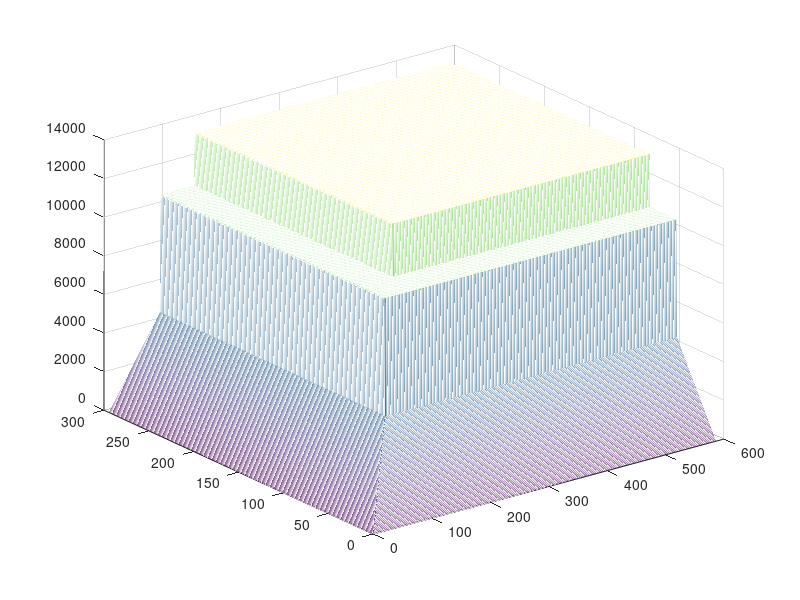
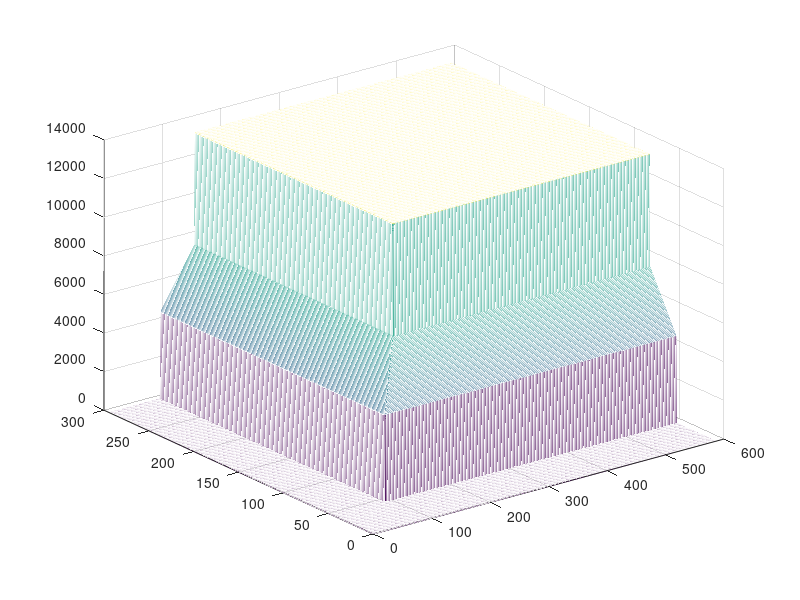

Write the MATLAB code that produced these figures, in order. (Note: this script raises an error after producing the figures.)
clc; close all; clear;
face = 10000; r = 0.005; sig1 = 0.5191; sig2 = 0.4851;
rho = 0.7463; q1 = 0; q2 = 0; E1 = 195.03; E2 = 97.93;
L1 = E1*3; L2 = E2*3; Nx1 = ceil(L1); Nx2 = ceil(L2);
Nx = max(Nx1, Nx2); h = 1/Nx; h2 = h^2;
x1 = linspace(0.5*h, L1 -0.5*h, Nx);
x2 = linspace(0.5*h, L2 -0.5*h, Nx);
oneyear = 300; T = 3; dt = 1/oneyear; Nt = round(T/dt);

R = [0.75 0.8 0.85 0.85 0.85 0.85];
step = [round(Nt/6) round(2*Nt/6) round(3*Nt/6) round(4*Nt/6) round(5*Nt/6) Nt+2];
coupon = cumsum(0.055*ones(6,1)); coupon = sort(coupon,'descend');
dummy = coupon(end); kib = 0.45;

u = face*(1 +coupon(1))*ones(Nx,Nx); ku = u;
for i = 1:Nx
    for j = 1:Nx
        wp = min(x1(i)/E1,x2(j)/E2);
        if wp < kib
            u(i,j) = face*wp;
            ku(i,j) = u(i);
        elseif wp < R(1)
            u(i,j) = face*(1+ dummy);
            ku(i,j) = face*wp;
        end
    end
end
nu = u; nku = ku;
% plot initial condition
figure(1);
mesh(x1,x2,u);
figure(2);
mesh(x1,x2,ku);

main1 = zeros(1,Nx); sub1 = zeros(1,Nx); sup1 = zeros(1,Nx);
main2 = zeros(1,Nx); sub2 = zeros(1,Nx); sup2 = zeros(1,Nx);
b1 = zeros(1,Nx); b2 = zeros(1,Nx);
for i = 1:Nx
    main1(i) = 1/dt +0.5*r + sig1^2*x1(i)^2/h2;
    sub1(i) = -0.5*sig1^2*x1(i)^2/h2 +0.5*r*x1(i)/h;
    sup1(i) = -0.5*sig1^2*x1(i)^2/h2 -0.5*r*x1(i)/h;
end
main1(1) = main1(1) -sub1(1);
main1(Nx) = main1(Nx) +2*sup1(Nx);
sub1(Nx) = sub1(Nx) -sup1(Nx);

for i =1:Nx
    main2(i) = 1/dt +0.5*r + sig2^2*x2(i)^2/h2;
    sub2(i) = -0.5*sig2^2*x2(i)^2/h2 +0.5*r*x2(i)/h;
    sup2(i) = -0.5*sig2^2*x2(i)^2/h2 -0.5*r*x2(i)/h;
end
main2(1) = main2(1) -sub1(1);
main2(Nx) = main2(Nx) +2*sup1(Nx);
sub2(Nx) = sub2(Nx) -sup2(Nx);

tag = 1;
for n = 1:Nt
    if n == step(tag)
        s1 = min(find(x1 > E1*R(tag+1)));
        s2 = min(find(x2 > E2*R(tag+1)));
        u(s1:end,s2:end) = face*(1+coupon(tag+1));
        ku(s1:end,s2:end) = face*(1+coupon(tag+1));
        tag = tag+1;
    end
% % % %     u calculate
    %%%% step1
    for i =2:Nx-1
        b1(i) = u(i,1)/dt +0.5*rho*x1(i)*x2(1)*sig1*sig2*...
            (u(i+1,1+1) +u(i+1,1) -u(i-1,1+1) -u(i-1,1));
    end
    b1(1) = u(1,1)/dt +0.5*rho*x1(1)*x2(1)*sig1*sig2*...
        (u(1+1,1+1) +u(1+1,1) +u(1,1+1) +u(1,1));
    b1(Nx) = u(Nx,1)/dt +0.5*rho*x1(Nx)*x2(1)*sig1*sig2*...
        (2*u(Nx,1+1) -u(Nx-1,1+1) -(-2*u(Nx,1) +u(Nx-1,1)) -u(Nx-1,1+1) -u(Nx-1,1));
    nu(:,1) = thomas(sub1,main1,sup1,b1);
 
    for j = 2:Nx-1
        for i =2:Nx-1
            b1(i) = u(i,j)/dt +0.5*rho*x1(i)*x2(j)*sig1*sig2*...
                (u(i+1,j+1) -u(i+1,j-1) -u(i-1,j+1) +u(i-1,j-1));
        end
        b1(1) = u(1,j)/dt +0.5*rho*x1(1)*x2(j)*sig1*sig2*...
            (u(1+1,j+1) -u(1+1,j-1) +u(1,j+1) -u(1,j-1));
        b1(Nx) = u(Nx,j)/dt +0.5*rho*x1(Nx)*x2(j)*sig1*sig2*...
            (2*u(Nx,j+1) -u(Nx-1,j+1) -(2*u(Nx,j-1) -u(Nx-1,j-1)) -u(Nx-1,j+1) +u(Nx-1,j-1));
        nu(:,j) = thomas(sub1,main1,sup1,b1);
    end
    
    for i =2:Nx-1
        b1(i) = u(i,Nx)/dt +0.5*rho*x1(i)*x2(Nx)*sig1*sig2*...
            (2*u(i+1,Nx) -u(i+1,Nx-1) -u(i+1,Nx) -(2*u(i-1,Nx) -u(i-1,Nx)) +u(i-1,Nx-1));
    end
    b1(1) = u(1,Nx)/dt +0.5*rho*x1(1)*x2(Nx)*sig1*sig2*...
        (2*u(1+1,Nx) -u(1+1,Nx-1) -u(1+1,Nx) -(-2*u(1,Nx) +u(1,Nx)) -u(1,Nx-1));
    b1(Nx) = u(Nx,Nx)/dt +0.5*rho*x1(Nx)*x2(Nx)*sig1*sig2*...
        ((4*u(Nx,Nx) -2*u(Nx-1,Nx) -2*u(Nx,Nx-1) + u(Nx-1,Nx-1))-(2*u(Nx,Nx-1) -u(Nx-1,Nx-1)) -(2*u(Nx-1,Nx) -u(Nx-1,Nx-1)) +u(Nx-1,Nx-1));
    nu(:,Nx) = thomas(sub1,main1,sup1,b1);
    
    %%%% step2 
    for j =2:Nx-1
        b2(j) = nu(1,j)/dt +0.5*rho*x1(1)*x2(j)*sig1*sig2*...
            (nu(1+1,j+1) -nu(1+1,j-1) +nu(1,j+1) -nu(1,j-1));
    end
    b2(1) = nu(1,1)/dt +0.5*rho*x1(1)*x2(1)*sig1*sig2*...
        (nu(1+1,1+1) +nu(1+1,1) +nu(1,1+1) +nu(1,1));
    b2(Nx) = nu(1,Nx)/dt +0.5*rho*x1(1)*x2(Nx)*sig1*sig2*...
        (2*nu(1+1,Nx) -nu(1+1,Nx-1) -nu(1+1,Nx-1) -(-2*nu(1,Nx) +nu(1,Nx-1)) -nu(1,Nx-1));
    u(1,:) = thomas(sub2,main2,sup2,b2);
 
    for i = 2:Nx-1
        for j =2:Nx-1
            b2(j) = nu(i,j)/dt +0.5*rho*x1(i)*x2(j)*sig1*sig2*...
                (nu(i+1,j+1) -nu(i+1,j-1) -nu(i-1,j+1) +nu(i-1,j-1));
        end
        b2(1) = nu(i,1)/dt +0.5*rho*x1(i)*x2(1)*sig1*sig2*...
            (nu(i+1,1+1) +nu(i+1,1) -nu(i-1,1+1) -nu(i-1,1));
        b2(Nx) = nu(i,Nx)/dt +0.5*rho*x1(i)*x2(Nx)*sig1*sig2*...
            ((2*nu(i+1,Nx) -nu(i+1,Nx)) -nu(i+1,Nx-1) -(2*nu(i-1,Nx) -nu(i-1,Nx-1)) +nu(i-1,Nx-1));
        u(i,:) = thomas(sub2,main2,sup2,b2);
    end
    
    for j =2:Nx-1
        b2(j) = nu(Nx,j)/dt +0.5*rho*x1(Nx)*x2(j)*sig1*sig2*...
            (2*nu(Nx,j+1) -nu(Nx-1,j+1) -(2*nu(Nx,j-1) -nu(Nx,j-1)) -nu(Nx-1,j+1) +nu(Nx-1,j-1));
    end
    b2(1) = nu(Nx,1)/dt +0.5*rho*x1(Nx)*x2(1)*sig1*sig2*...
        (2*nu(Nx,1+1) -nu(Nx-1,1+1) -(-2*nu(Nx,1) +nu(Nx,1)) -nu(Nx-1,1+1) -nu(Nx-1,1));
    b2(Nx) = nu(Nx,Nx)/dt +0.5*rho*x1(Nx)*x2(Nx)*sig1*sig2*...
        (4*nu(Nx,Nx) -2*nu(Nx-1,Nx) -2*nu(Nx,Nx-1) +nu(Nx-1,Nx-1) -(2*nu(Nx,Nx-1) -nu(Nx-1,Nx-1)) -(2*nu(Nx-1,Nx) -nu(Nx-1,Nx-1)) +nu(Nx-1,Nx-1));
    u(Nx,:) = thomas(sub2,main2,sup2,b2);
    
    % % % %     ku calculate
    %%%% step1
    for i =2:Nx-1
        b1(i) = ku(i,1)/dt +0.5*rho*x1(i)*x2(1)*sig1*sig2*...
            (ku(i+1,1+1) +ku(i+1,1) -ku(i-1,1+1) -ku(i-1,1));
    end
    b1(1) = ku(1,1)/dt +0.5*rho*x1(1)*x2(1)*sig1*sig2*...
        (ku(1+1,1+1) +ku(1+1,1) +ku(1,1+1) +ku(1,1));
    b1(Nx) = ku(Nx,1)/dt +0.5*rho*x1(Nx)*x2(1)*sig1*sig2*...
        (2*ku(Nx,1+1) -ku(Nx-1,1+1) -(-2*ku(Nx,1) +ku(Nx-1,1)) -ku(Nx-1,1+1) -ku(Nx-1,1));
    nku(:,1) = thomas(sub1,main1,sup1,b1);
 
    for j = 2:Nx-1
        for i =2:Nx-1
            b1(i) = ku(i,j)/dt +0.5*rho*x1(i)*x2(j)*sig1*sig2*...
                (ku(i+1,j+1) -ku(i+1,j-1) -ku(i-1,j+1) +ku(i-1,j-1));
        end
        b1(1) = ku(1,j)/dt +0.5*rho*x1(1)*x2(j)*sig1*sig2*...
            (ku(1+1,j+1) -ku(1+1,j-1) +ku(1,j+1) -ku(1,j-1));
        b1(Nx) = ku(Nx,j)/dt +0.5*rho*x1(Nx)*x2(j)*sig1*sig2*...
            (2*ku(Nx,j+1) -ku(Nx-1,j+1) -(2*ku(Nx,j-1) -ku(Nx-1,j-1)) -ku(Nx-1,j+1) +ku(Nx-1,j-1));
        nku(:,j) = thomas(sub1,main1,sup1,b1);
    end
    
    for i =2:Nx-1
        b1(i) = ku(i,Nx)/dt +0.5*rho*x1(i)*x2(Nx)*sig1*sig2*...
            (2*ku(i+1,Nx) -ku(i+1,Nx-1) -ku(i+1,Nx) -(2*ku(i-1,Nx) -ku(i-1,Nx)) +ku(i-1,Nx-1));
    end
    b1(1) = ku(1,Nx)/dt +0.5*rho*x1(1)*x2(Nx)*sig1*sig2*...
        (2*ku(1+1,Nx) -ku(1+1,Nx-1) -ku(1+1,Nx) -(-2*ku(1,Nx) +ku(1,Nx)) -ku(1,Nx-1));
    b1(Nx) = ku(Nx,Nx)/dt +0.5*rho*x1(Nx)*x2(Nx)*sig1*sig2*...
        ((4*ku(Nx,Nx) -2*ku(Nx-1,Nx) -2*ku(Nx,Nx-1) + ku(Nx-1,Nx-1))-(2*ku(Nx,Nx-1) -ku(Nx-1,Nx-1)) -(2*ku(Nx-1,Nx) -ku(Nx-1,Nx-1)) +ku(Nx-1,Nx-1));
    nku(:,Nx) = thomas(sub1,main1,sup1,b1);
    
    %%%% step2 
    for j =2:Nx-1
        b2(j) = nku(1,j)/dt +0.5*rho*x1(1)*x2(j)*sig1*sig2*...
            (nku(1+1,j+1) -nku(1+1,j-1) +nku(1,j+1) -nku(1,j-1));
    end
    b2(1) = nku(1,1)/dt +0.5*rho*x1(1)*x2(1)*sig1*sig2*...
        (nku(1+1,1+1) +nku(1+1,1) +nku(1,1+1) +nku(1,1));
    b2(Nx) = nku(1,Nx)/dt +0.5*rho*x1(1)*x2(Nx)*sig1*sig2*...
        (2*nku(1+1,Nx) -nku(1+1,Nx-1) -nku(1+1,Nx-1) -(-2*nku(1,Nx) +nku(1,Nx-1)) -nku(1,Nx-1));
    ku(1,:) = thomas(sub2,main2,sup2,b2);
 
    for i = 2:Nx-1
        for j =2:Nx-1
            b2(j) = nku(i,j)/dt +0.5*rho*x1(i)*x2(j)*sig1*sig2*...
                (nku(i+1,j+1) -nku(i+1,j-1) -nku(i-1,j+1) +nku(i-1,j-1));
        end
        b2(1) = nku(i,1)/dt +0.5*rho*x1(i)*x2(1)*sig1*sig2*...
            (nku(i+1,1+1) +nku(i+1,1) -nku(i-1,1+1) -nku(i-1,1));
        b2(Nx) = nku(i,Nx)/dt +0.5*rho*x1(i)*x2(Nx)*sig1*sig2*...
            ((2*nku(i+1,Nx) -nku(i+1,Nx)) -nku(i+1,Nx-1) -(2*nku(i-1,Nx) -nku(i-1,Nx-1)) +nku(i-1,Nx-1));
        ku(i,:) = thomas(sub2,main2,sup2,b2);
    end
    
    for j =2:Nx-1
        b2(j) = nku(Nx,j)/dt +0.5*rho*x1(Nx)*x2(j)*sig1*sig2*...
            (2*nku(Nx,j+1) -nku(Nx-1,j+1) -(2*nku(Nx,j-1) -nku(Nx,j-1)) -nku(Nx-1,j+1) +nku(Nx-1,j-1));
    end
    b2(1) = nku(Nx,1)/dt +0.5*rho*x1(Nx)*x2(1)*sig1*sig2*...
        (2*nku(Nx,1+1) -nku(Nx-1,1+1) -(-2*nku(Nx,1) +nku(Nx,1)) -nku(Nx-1,1+1) -nku(Nx-1,1));
    b2(Nx) = nku(Nx,Nx)/dt +0.5*rho*x1(Nx)*x2(Nx)*sig1*sig2*...
        (4*nku(Nx,Nx) -2*nku(Nx-1,Nx) -2*nku(Nx,Nx-1) +nku(Nx-1,Nx-1) -(2*nku(Nx,Nx-1) -nku(Nx-1,Nx-1)) -(2*nku(Nx-1,Nx) -nku(Nx-1,Nx-1)) +nku(Nx-1,Nx-1));
    ku(Nx,:) = thomas(sub2,main2,sup2,b2);
end

figure(3)
mesh(x1,x2,u);
figure(4)
mesh(x1,x2,ku);

wp = max(x1/E1,x2/E2);
idx = min(find(wp > 1));
u(idx)